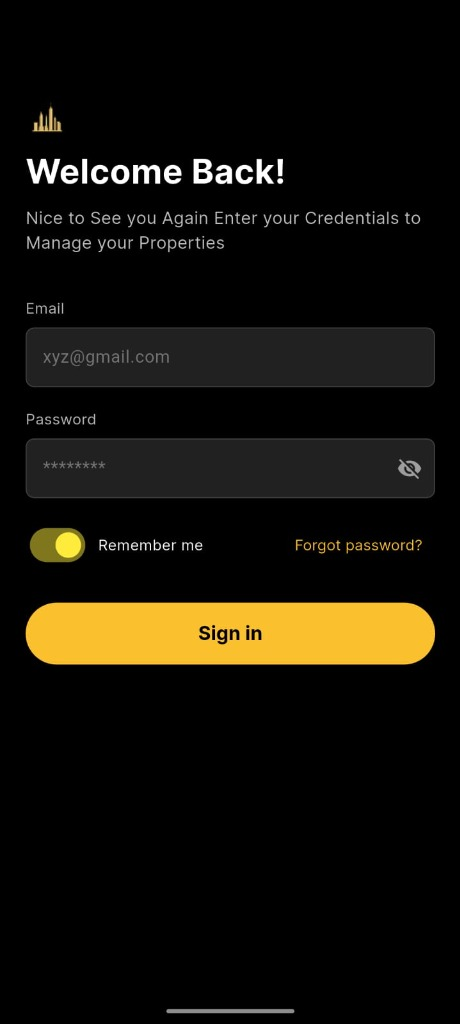
#> input picture App_continental/deployment_resources/images/uploaded_image_0_1768730152962.jpg, 460 x 1024 px; its folder holds only this picture in this run
$ python -i make_tablet_screens.py   (imports and definitions only)
#> lines starting #> are read from the running program, lines starting #| are printed output that depends on the picture
import os
from PIL import Image, ImageFilter

def process_image(input_path, output_path, target_size=(1080, 1920)):
#> called with output_path = 'out.png', target_size = (1080, 1920)
    with Image.open(input_path) as img:
        # Create a new background image with target size
#> img is the input picture: PIL image 460x1024 RGB; mean R, G, B 20.2, 17.1, 9.3
        bg = img.resize(target_size, Image.Resampling.LANCZOS)
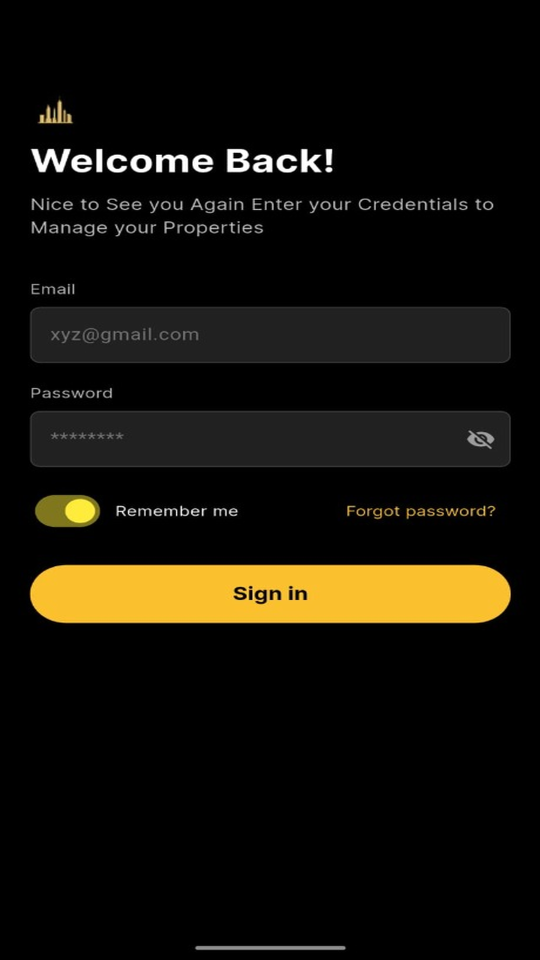
#> bg: PIL image 1080x1920 RGB (shown at 1/2 size); mean R, G, B 20.2, 17.2, 9.3
        bg = bg.filter(ImageFilter.GaussianBlur(radius=20))
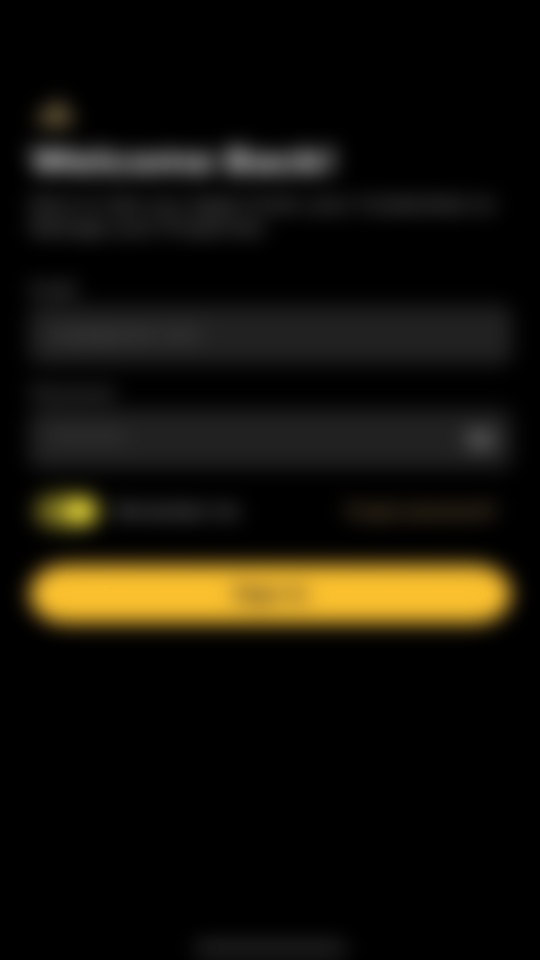
#> bg: PIL image 1080x1920 RGB (shown at 1/2 size); mean R, G, B 20.2, 17.1, 9.3

        # Calculate aspect ratios
        img_aspect = img.width / img.height
#> img_aspect = 0.449
        target_aspect = target_size[0] / target_size[1]

        # Resize input image to fit within target size (keeping aspect ratio)
        if img_aspect > target_aspect:
            # Image is wider, fit width
            new_width = target_size[0]
            new_height = int(new_width / img_aspect)
        else:
            # Image is taller, fit height
            new_height = target_size[1]
            new_width = int(new_height * img_aspect)
#> new_width = 862

        resized_img = img.resize((new_width, new_height), Image.Resampling.LANCZOS)

        # Paste centered
        x = (target_size[0] - new_width) // 2
#> x = 109
        y = (target_size[1] - new_height) // 2

        bg.paste(resized_img, (x, y))
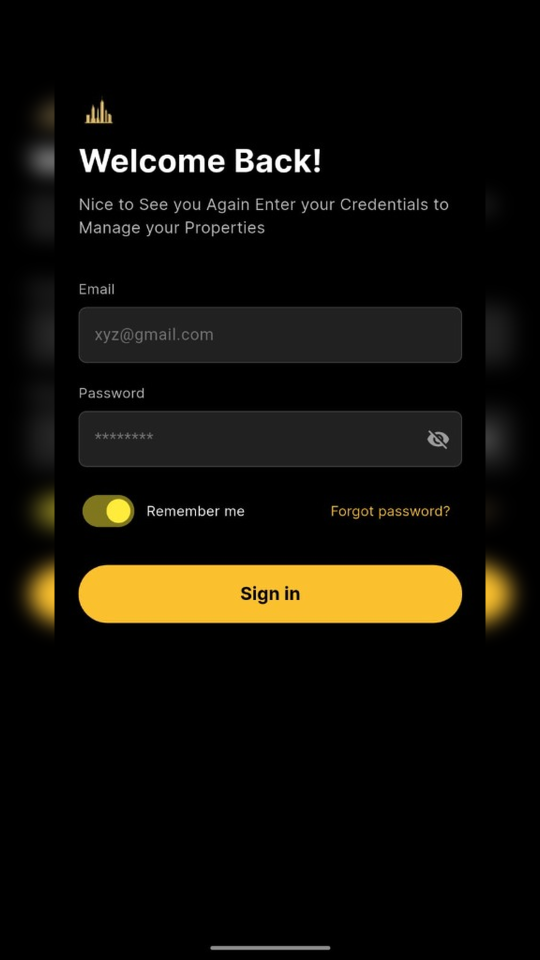
#> bg: PIL image 1080x1920 RGB (shown at 1/2 size); mean R, G, B 18, 15.3, 8.4
        bg.save(output_path, "PNG")

def main():
    files = [f for f in os.listdir('.') if f.startswith('uploaded_image_') and f.endswith('.jpg')]
    files.sort()

    for i, f in enumerate(files):
        out_name = f"tablet_screenshot_{i+1}.png"
        print(f"Processing {f} -> {out_name}")
        process_image(f, out_name)

# [2 lines not run here, left out]

>>> result = process_image('../images/uploaded_image_0_1768730152962.jpg', 'out.png')

$ run again, on App_continental/deployment_resources/images/uploaded_image_2_1768730152962.jpg
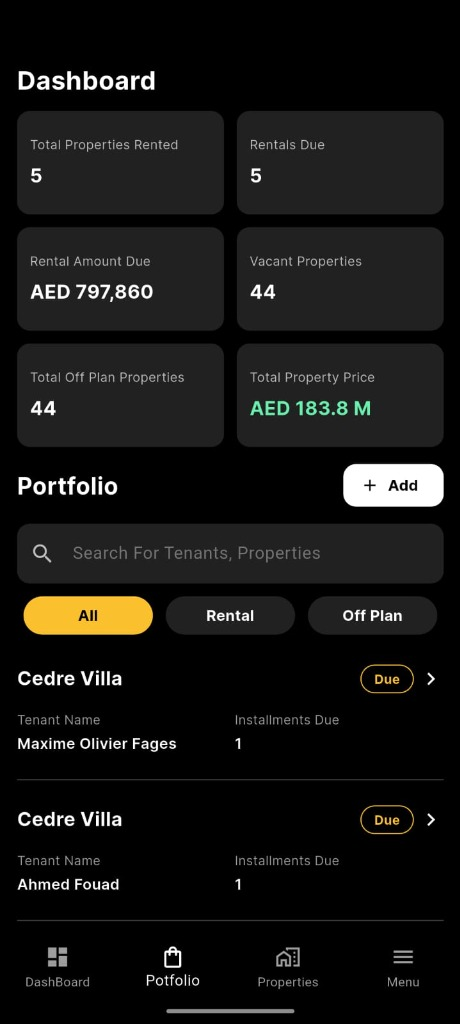
#> input picture App_continental/deployment_resources/images/uploaded_image_2_1768730152962.jpg, 460 x 1024 px
#> in process_image, img is the input picture: PIL image 460x1024 RGB; mean R, G, B 21.4, 21, 19.4
#> in process_image, `bg = bg.filter(ImageFilter.GaussianBlur(radius=20))`:
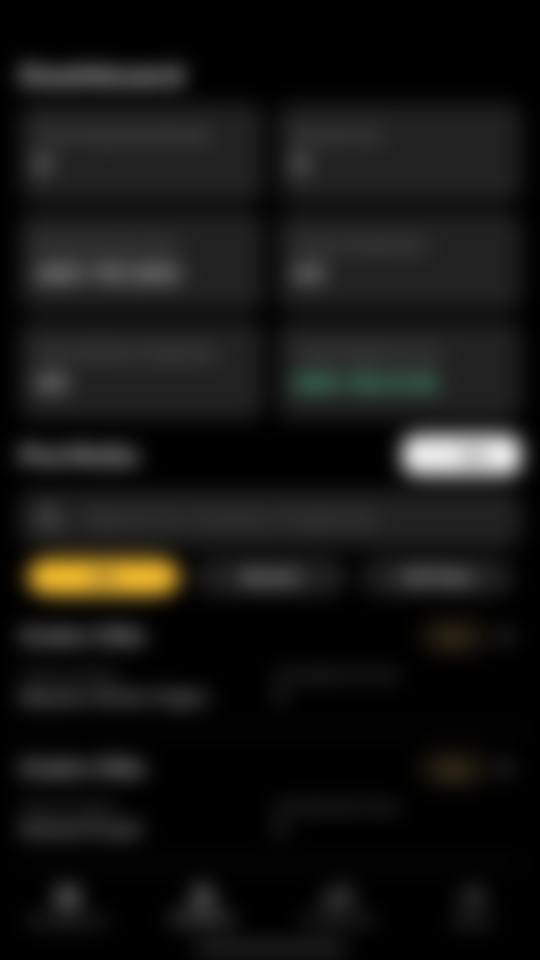
#> bg: PIL image 1080x1920 RGB (shown at 1/2 size); mean R, G, B 21.4, 21, 19.4
#> in process_image, `bg.paste(resized_img, (x, y))`:
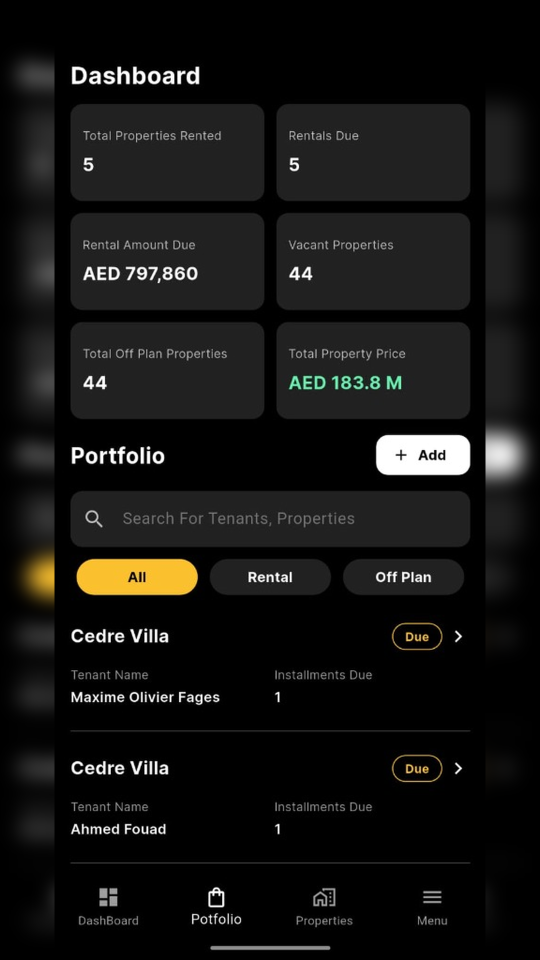
#> bg: PIL image 1080x1920 RGB (shown at 1/2 size); mean R, G, B 20.6, 20.2, 18.8

$ run again, on App_continental/deployment_resources/images/uploaded_image_3_1768730152962.jpg
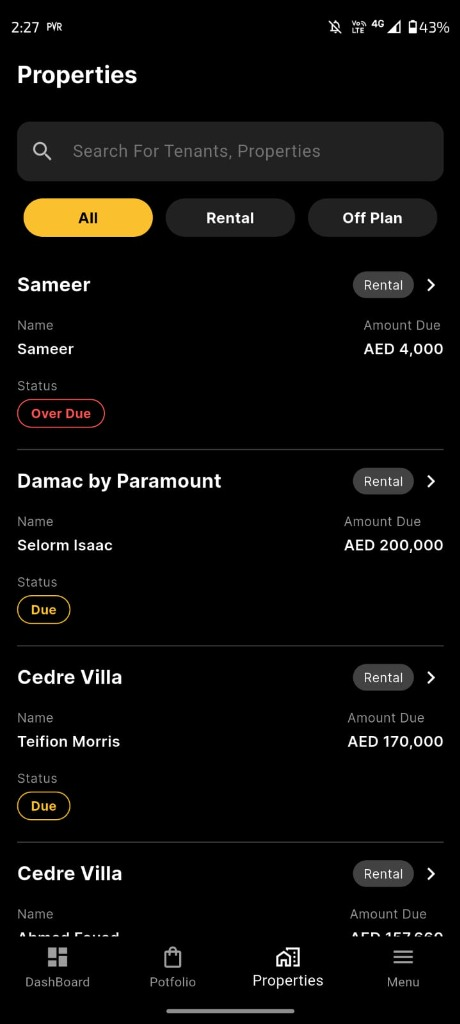
#> input picture App_continental/deployment_resources/images/uploaded_image_3_1768730152962.jpg, 460 x 1024 px
#> in process_image, img is the input picture: PIL image 460x1024 RGB; mean R, G, B 11.9, 11.1, 9.7
#> in process_image, `bg = bg.filter(ImageFilter.GaussianBlur(radius=20))`:
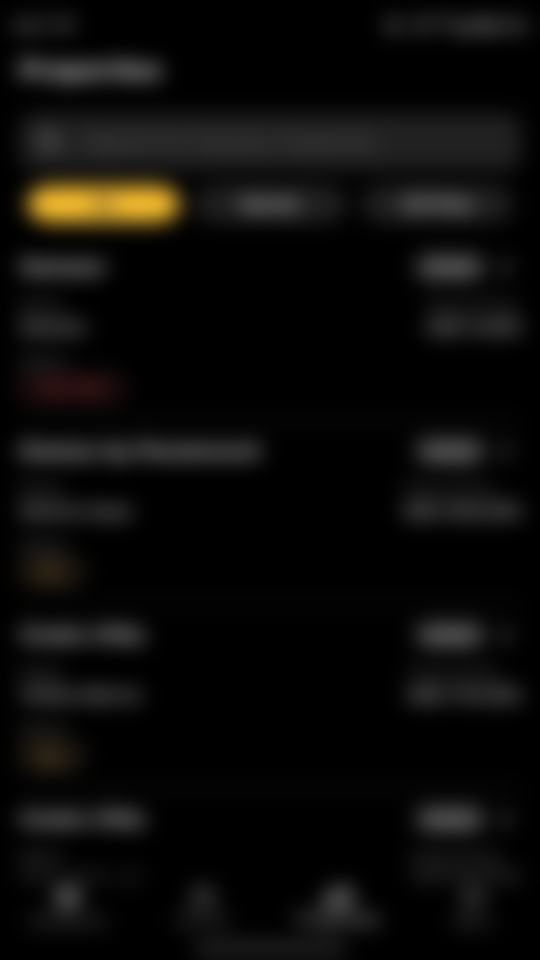
#> bg: PIL image 1080x1920 RGB (shown at 1/2 size); mean R, G, B 11.9, 11.2, 9.7
#> in process_image, `bg.paste(resized_img, (x, y))`:
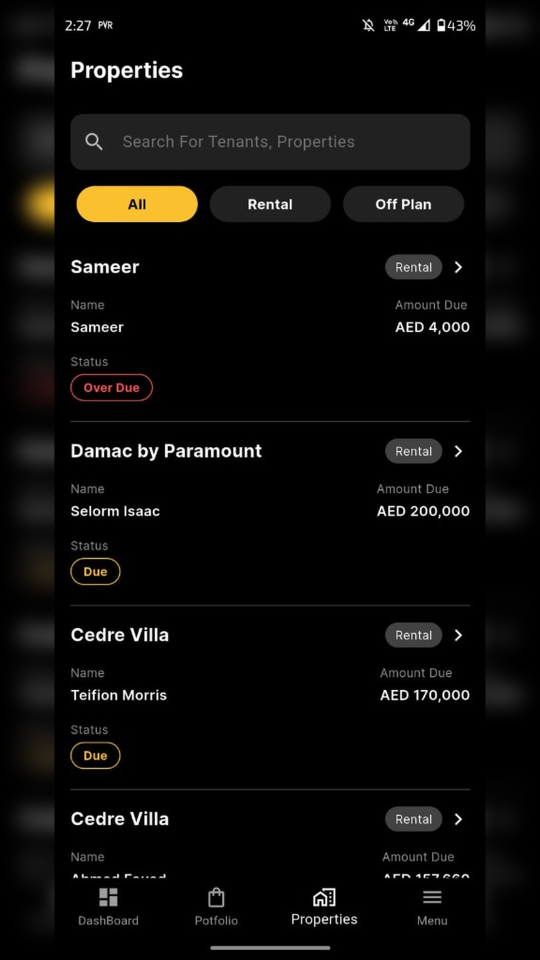
#> bg: PIL image 1080x1920 RGB (shown at 1/2 size); mean R, G, B 12, 11.2, 9.8
